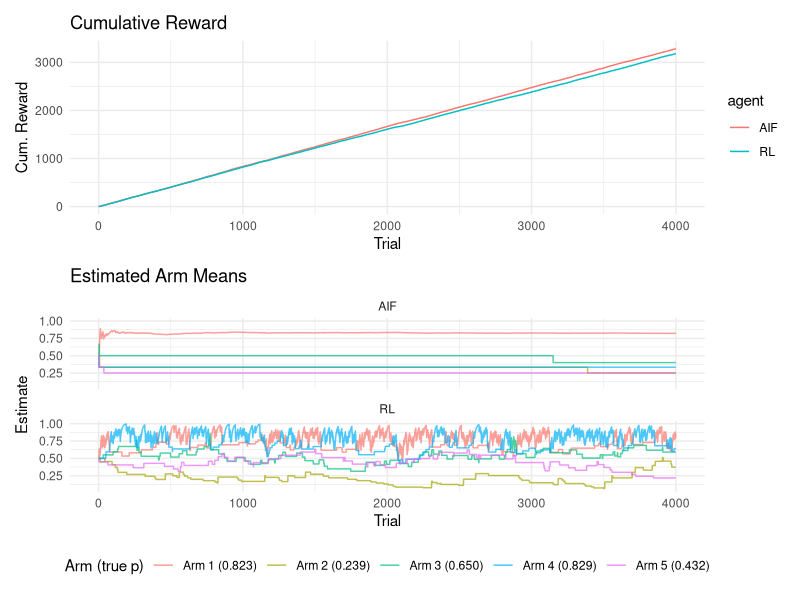

This figure's R source:
rm(list=ls())
library(tidyverse)
library(patchwork)

# -------------------------------------------------------------------
# k-Armed Bernoulli Bandit: RL vs AIF with Beta-Bayes planning
# -------------------------------------------------------------------
{
  seed <- sample(1:10000, 1)
  #set.seed(4696)
  #set.seed(667)
  #set.seed(1424)
  #set.seed(9726)
  #set.seed(4728)
  
  set.seed(seed)
  
  # 1) Problem spec
  k      <- 5
  true_p <- runif(k, 0.1, 0.9)   # ground truth (unknown to agents)
  T      <- 4000
  alpha  <- 0.1                  # RL learning rate
  eps    <- 0.1                  # RL epsilon-greedy
  
  # 2) AIF knobs
  w_epi  <- 5.0                  # weight on info-gain
  lambda <- 5.0                  # weight on reward
  gamma  <- 5.0                  # softmax inverse temperature
  
  # 3) Storage & init
  # RL
  Q        <- rep(0.5, k)
  # AIF: Beta(alpha,beta) counts for each arm
  a_counts <- rep(1, k)
  b_counts <- rep(1, k)
  
  reward_rl <- numeric(T)
  reward_ai <- numeric(T)
  rl_Q_hist <- matrix(0, nrow=T, ncol=k)
  ai_p_hist <- matrix(0, nrow=T, ncol=k)
  
  # helper: KL divergence Beta(a1,b1) || Beta(a0,b0)
  kl_beta <- function(a1,b1,a0,b0) {
    term1 <- lgamma(a0+b0) - lgamma(a0) - lgamma(b0)
    term2 <- lgamma(a1) + lgamma(b1) - lgamma(a1+b1)
    term3 <- (a1-a0)*(digamma(a1) - digamma(a1+b1))
    term4 <- (b1-b0)*(digamma(b1) - digamma(a1+b1))
    term5 <- (a0+b0 - a1 - b1)*(digamma(a0+b0) - digamma(a1+b1))
    term1 + term2 + term3 + term4 + term5
  }
  
  # 4) Simulation
  for(t in 1:T){
    # RL: epsilon-greedy
    rl_Q_hist[t,] <- Q
    if(runif(1)<eps) a_rl <- sample.int(k,1)
    else             a_rl <- which.max(Q)
    r_rl <- rbinom(1,1,true_p[a_rl])
    Q[a_rl] <- Q[a_rl] + alpha*(r_rl-Q[a_rl])
    reward_rl[t] <- r_rl
    
    # AIF
    p_hat <- a_counts/(a_counts+b_counts)  
    ai_p_hist[t,] <- p_hat
    G <- numeric(k)
    for(a in 1:k){
      ext <- -lambda * p_hat[a]
      kl1 <- kl_beta(a_counts[a]+1, b_counts[a], a_counts[a], b_counts[a])
      kl0 <- kl_beta(a_counts[a],   b_counts[a]+1, a_counts[a], b_counts[a])
      epi <- -w_epi * ( p_hat[a]*kl1 + (1-p_hat[a])*kl0 )
      G[a] <- ext + epi
    }
    pi   <- exp(-gamma*G); pi <- pi/sum(pi)
    a_ai <- sample.int(k,1,prob=pi)
    r_ai <- rbinom(1,1,true_p[a_ai])
    reward_ai[t] <- r_ai
    
    # update counts
    a_counts[a_ai] <- a_counts[a_ai] + r_ai
    b_counts[a_ai] <- b_counts[a_ai] + (1-r_ai)
  }
  arm_labels <- paste0("Arm ", seq_len(k), " (", sprintf("%.3f", true_p), ")")
  
  # 5) Plots
  library(tidyverse)
  library(patchwork)
  
  # 5.1) Cumulative rewards
  df_r <- tibble(
    trial = 1:T,
    RL    = cumsum(reward_rl),
    AIF   = cumsum(reward_ai)
  ) |> pivot_longer(-trial, names_to="agent", values_to="cum_reward")
  
  p1 <- ggplot(df_r, aes(trial, cum_reward, color=agent)) +
    geom_line() +
    theme_minimal() +
    labs(title="Cumulative Reward", x="Trial", y="Cum. Reward")
  
  # 5.2) Learned‐mean trajectories
  # RL Q‐values
  df_q <- as_tibble(rl_Q_hist) |>
    set_names(arm_labels) |>        
    mutate(trial=1:T) |>
    pivot_longer(-trial, names_to="arm", values_to="value") |>
    mutate(agent="RL")
  
  # AIF posterior means
  df_p <- as_tibble(ai_p_hist) |>
    set_names(arm_labels) |>       
    mutate(trial=1:T) |>
    pivot_longer(-trial, names_to="arm", values_to="value") |>
    mutate(agent="AIF")
  
  df_both <- bind_rows(df_q, df_p)
  
  p2 <- ggplot(df_both, aes(trial, value, color=arm)) +
    geom_line(alpha=0.7) +
    facet_wrap(~agent, ncol=1) +
    theme_minimal() +
    labs(title="Estimated Arm Means",
         x="Trial", y="Estimate",
         color="Arm (true p)")  +     
    theme(legend.position="bottom")
  
  print(p1 / p2)
}


